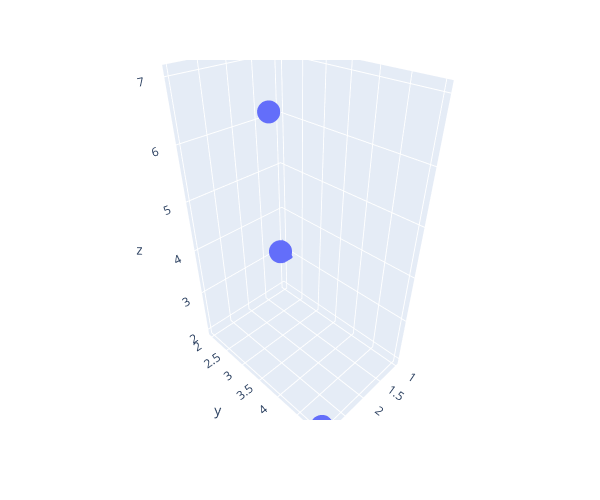

Notebook code for this chart:
### Code cell
fig = px.scatter_3d(x=e[:, 0], y=e[:, 1], z=e[:, 2])
fig.update_layout(
    autosize=False,
    width=600,
    height=500
)
fig.show()

### Figure 1 — Plotly figure (JSON) as saved in the notebook; plotly's stock layout.template omitted (floating-point values rounded to 4 significant figures)
{"data": [{"hovertemplate": "x=%{x}<br>y=%{y}<br>z=%{z}<extra></extra>", "legendgroup": "", "marker": {"color": "#636efa", "symbol": "circle"}, "mode": "markers", "name": "", "scene": "scene", "showlegend": false, "type": "scatter3d", "x": [1, 2, 3, 3], "y": [2, 3, 4, 5], "z": [3, 4, 7, 2]}], "layout": {"autosize": false, "height": 500, "legend": {"tracegroupgap": 0}, "margin": {"t": 60}, "scene": {"domain": {"x": [0, 1], "y": [0, 1]}, "xaxis": {"title": {"text": "x"}}, "yaxis": {"title": {"text": "y"}}, "zaxis": {"title": {"text": "z"}}}, "width": 600}}
